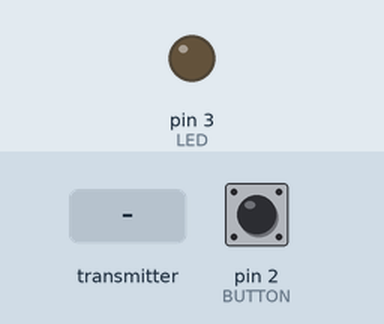
Recording of a sketch running on a simulated Arduino Uno, built with avr-gcc and run on an emulated ATmega328P. On the bench: output pins drawn as LEDs (lit = HIGH). The inputs (shaded band) are chosen by the test bench; at power-on: pin 2 (BUTTON) LOW. No radio packets arrive unless stated.

Above: at 1.2 s.
1.3 s: the transmitter starts sending ledState = 1
At 2.5 s:
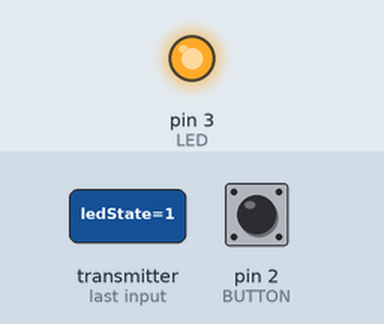
2.8 s: the transmitter starts sending ledState = 0
At 3.8 s:
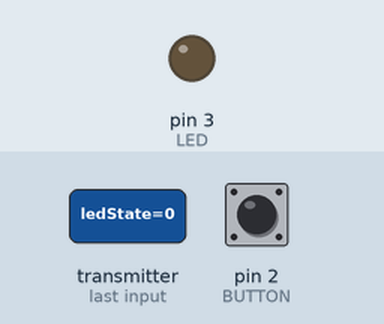
Timing chart, 0 to 5.8 s (numbered marks = the images above; inputs shaded):
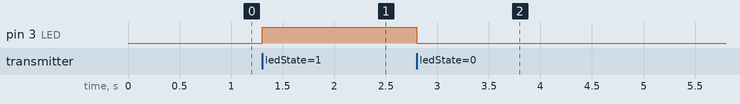

Measured:
- after the input at 1.3 s, pin 3 (LED): LOW → HIGH at once
- after the input at 2.8 s, pin 3 (LED): HIGH → LOW at once

The sketch:

lab11-ex2.ino
```cpp
#include "nRF24L01.h"
#include "RF24.h"
RF24 radio (7, 8);
#define BUTTON 2
#define LED 3
const byte addresses[][6] = {"00001",
"00002"};

boolean buttonState = 0;
boolean ledState = 0;

void setup(){
  pinMode(LED, OUTPUT);
  pinMode(BUTTON, INPUT);
  radio.begin();
  radio.setChannel(121);
  radio.openWritingPipe(addresses[0]);
  radio.openReadingPipe(1, addresses[1]);
  radio.setPALevel(RF24_PA_MIN);
}

void loop(){


  delay(5);
  radio.startListening();
  while (!radio.available());
  radio.read(&ledState, sizeof(ledState));
  if(ledState == HIGH) {
      digitalWrite(LED, HIGH);
    }else {
      digitalWrite(LED, LOW);
    }

  delay(5);
  radio.stopListening();
  radio.write(&buttonState, sizeof(buttonState));
    // This is for getting the button input state.
   if(digitalRead(BUTTON) == HIGH && !buttonState) {
      buttonState = 1;
   }else if(digitalRead(BUTTON) == LOW && buttonState) {
        buttonState = 0;
   }
}
```
